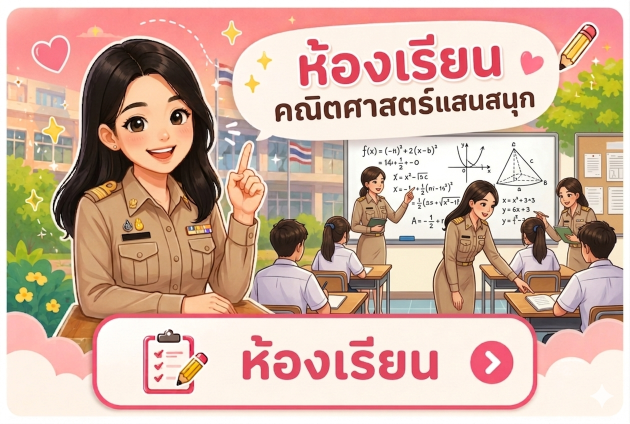
#> input picture richmenus/richmenu_teacher_setup.png, 1260 x 848 px (shown at 1/2 size)
$ python compress_richmenus.py
#> lines starting #> are read from the running program, lines starting #| are printed output that depends on the picture
from pathlib import Path
from PIL import Image

BASE_DIR = Path(__file__).resolve().parent
RICHMENU_DIR = BASE_DIR / "richmenus"

FILES = [
    "richmenu_teacher_setup.png",
    "richmenu_teacher_normal.png",
    "richmenu_teacher_question_alert.png",

    "richmenu_student_register.png",
    "richmenu_student_normal.png",
    "richmenu_student_pending_alert.png",
    "richmenu_student_answer_alert.png",
    "richmenu_student_both_alert.png",
]

MAX_WIDTH = 2500
MAX_HEIGHT = 1686

for filename in FILES:
    path = RICHMENU_DIR / filename

    if not path.exists():
        print(f"[SKIP] missing: {filename}")
        continue

    img = Image.open(path).convert("RGB")

    # บังคับขนาดให้ตรงกับ Rich Menu
    img = img.resize((MAX_WIDTH, MAX_HEIGHT), Image.LANCZOS)
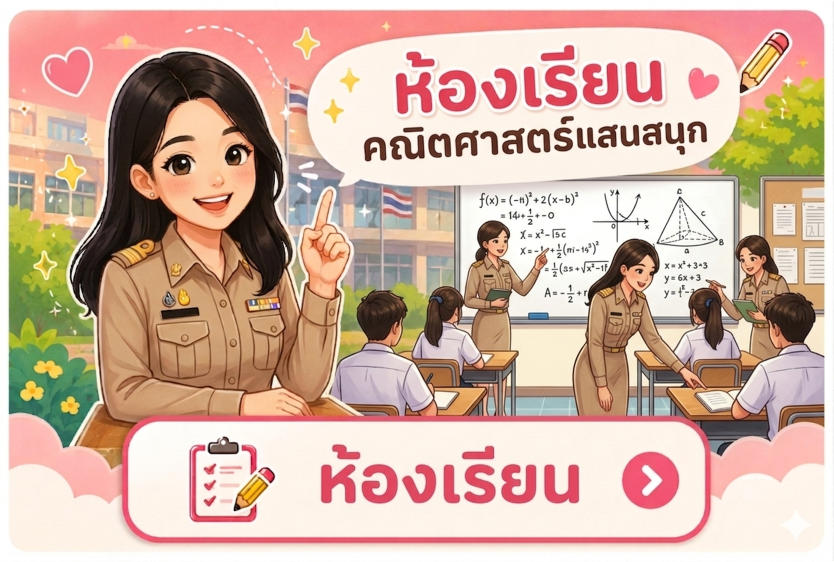
#> img: PIL image 2500x1686 RGB (shown at 1/3 size); mean R, G, B 209.4, 177.7, 161.2

    # เซฟเป็น PNG แบบ optimize
    img.save(path, format="PNG", optimize=True, compress_level=9)

    size_mb = path.stat().st_size / 1024 / 1024
    print(f"[OK] {filename}: {size_mb:.2f} MB")
#> pass 2 of the loop `for filename in FILES:`:
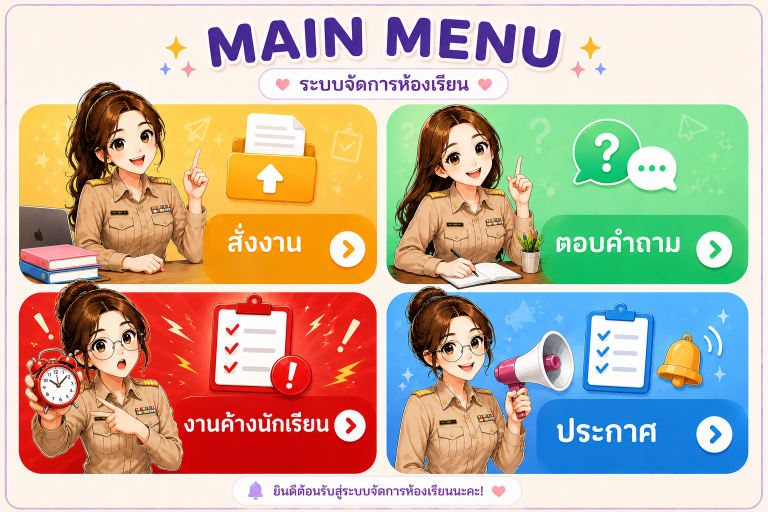
#> input picture richmenus/richmenu_teacher_normal.png, 1536 x 1024 px (shown at 1/2 size)
#> img is the input picture: PIL image 1536x1024 RGB; mean R, G, B 193, 176.5, 156.8
#> `img = img.resize((MAX_WIDTH, MAX_HEIGHT), Image.LANCZOS)`:
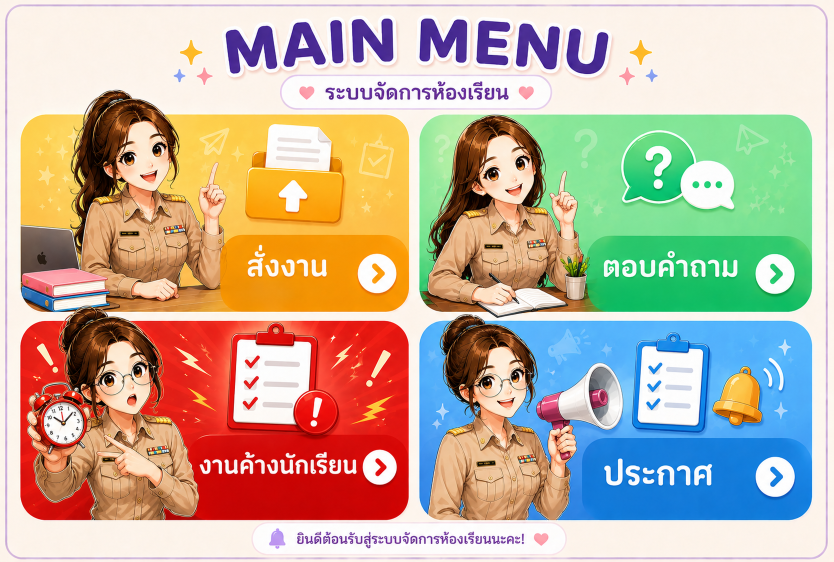
#> img: PIL image 2500x1686 RGB (shown at 1/3 size); mean R, G, B 192.9, 176.5, 156.8
#> (the run stopped early here; a loop or call above may not have finished)
